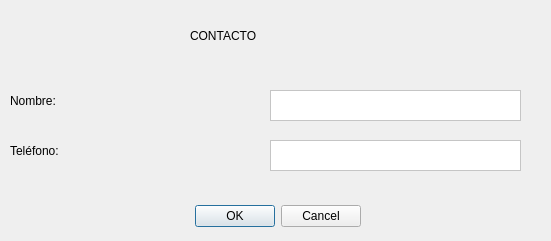
<?xml version="1.0" encoding="UTF-8"?>
<ui version="4.0">
 <class>RegistroContacto</class>
 <widget class="QDialog" name="RegistroContacto">
  <property name="geometry">
   <rect>
    <x>0</x>
    <y>0</y>
    <width>551</width>
    <height>241</height>
   </rect>
  </property>
  <property name="windowTitle">
   <string>Dialog</string>
  </property>
  <property name="styleSheet">
   <string notr="true">background-image: url(:/Fondos/Recursos/fondo13.jpg);</string>
  </property>
  <widget class="QDialogButtonBox" name="buttonBox">
   <property name="geometry">
    <rect>
     <x>130</x>
     <y>200</y>
     <width>231</width>
     <height>32</height>
    </rect>
   </property>
   <property name="orientation">
    <enum>Qt::Horizontal</enum>
   </property>
   <property name="standardButtons">
    <set>QDialogButtonBox::Cancel|QDialogButtonBox::Ok</set>
   </property>
  </widget>
  <widget class="QWidget" name="widget" native="true">
   <property name="geometry">
    <rect>
     <x>0</x>
     <y>70</y>
     <width>531</width>
     <height>121</height>
    </rect>
   </property>
   <widget class="QLabel" name="label_4">
    <property name="geometry">
     <rect>
      <x>10</x>
      <y>10</y>
      <width>211</width>
      <height>41</height>
     </rect>
    </property>
    <property name="styleSheet">
     <string notr="true">font: 12pt &quot;Sitka Display&quot;;</string>
    </property>
    <property name="text">
     <string>Nombre:</string>
    </property>
   </widget>
   <widget class="QLabel" name="label_7">
    <property name="geometry">
     <rect>
      <x>10</x>
      <y>60</y>
      <width>211</width>
      <height>41</height>
     </rect>
    </property>
    <property name="styleSheet">
     <string notr="true">font: 12pt &quot;Sitka Display&quot;;</string>
    </property>
    <property name="text">
     <string>Teléfono:</string>
    </property>
   </widget>
   <widget class="QTextEdit" name="textEdit_Nombre">
    <property name="geometry">
     <rect>
      <x>270</x>
      <y>20</y>
      <width>251</width>
      <height>31</height>
     </rect>
    </property>
    <property name="styleSheet">
     <string notr="true">background-color: rgb(255, 255, 255);</string>
    </property>
    <property name="html">
     <string>&lt;!DOCTYPE HTML PUBLIC &quot;-//W3C//DTD HTML 4.0//EN&quot; &quot;http://www.w3.org/TR/REC-html40/strict.dtd&quot;&gt;
&lt;html&gt;&lt;head&gt;&lt;meta name=&quot;qrichtext&quot; content=&quot;1&quot; /&gt;&lt;style type=&quot;text/css&quot;&gt;
p, li { white-space: pre-wrap; }
&lt;/style&gt;&lt;/head&gt;&lt;body style=&quot; font-family:'MS Shell Dlg 2'; font-size:7.8pt; font-weight:400; font-style:normal;&quot;&gt;
&lt;p style=&quot;-qt-paragraph-type:empty; margin-top:0px; margin-bottom:0px; margin-left:0px; margin-right:0px; -qt-block-indent:0; text-indent:0px;&quot;&gt;&lt;br /&gt;&lt;/p&gt;&lt;/body&gt;&lt;/html&gt;</string>
    </property>
   </widget>
   <widget class="QTextEdit" name="textEdit_Telf">
    <property name="geometry">
     <rect>
      <x>270</x>
      <y>70</y>
      <width>251</width>
      <height>31</height>
     </rect>
    </property>
    <property name="styleSheet">
     <string notr="true">background-color: rgb(255, 255, 255);</string>
    </property>
    <property name="html">
     <string>&lt;!DOCTYPE HTML PUBLIC &quot;-//W3C//DTD HTML 4.0//EN&quot; &quot;http://www.w3.org/TR/REC-html40/strict.dtd&quot;&gt;
&lt;html&gt;&lt;head&gt;&lt;meta name=&quot;qrichtext&quot; content=&quot;1&quot; /&gt;&lt;style type=&quot;text/css&quot;&gt;
p, li { white-space: pre-wrap; }
&lt;/style&gt;&lt;/head&gt;&lt;body style=&quot; font-family:'MS Shell Dlg 2'; font-size:7.8pt; font-weight:400; font-style:normal;&quot;&gt;
&lt;p style=&quot;-qt-paragraph-type:empty; margin-top:0px; margin-bottom:0px; margin-left:0px; margin-right:0px; -qt-block-indent:0; text-indent:0px;&quot;&gt;&lt;br /&gt;&lt;/p&gt;&lt;/body&gt;&lt;/html&gt;</string>
    </property>
   </widget>
  </widget>
  <widget class="QLabel" name="label">
   <property name="geometry">
    <rect>
     <x>190</x>
     <y>0</y>
     <width>161</width>
     <height>71</height>
    </rect>
   </property>
   <property name="styleSheet">
    <string notr="true">font: 20pt &quot;Sitka Display&quot;;</string>
   </property>
   <property name="text">
    <string>CONTACTO</string>
   </property>
  </widget>
 </widget>
 <resources>
  <include location="decorativos.qrc"/>
 </resources>
 <connections>
  <connection>
   <sender>buttonBox</sender>
   <signal>accepted()</signal>
   <receiver>RegistroContacto</receiver>
   <slot>accept()</slot>
   <hints>
    <hint type="sourcelabel">
     <x>248</x>
     <y>254</y>
    </hint>
    <hint type="destinationlabel">
     <x>157</x>
     <y>274</y>
    </hint>
   </hints>
  </connection>
  <connection>
   <sender>buttonBox</sender>
   <signal>rejected()</signal>
   <receiver>RegistroContacto</receiver>
   <slot>reject()</slot>
   <hints>
    <hint type="sourcelabel">
     <x>316</x>
     <y>260</y>
    </hint>
    <hint type="destinationlabel">
     <x>286</x>
     <y>274</y>
    </hint>
   </hints>
  </connection>
 </connections>
</ui>
